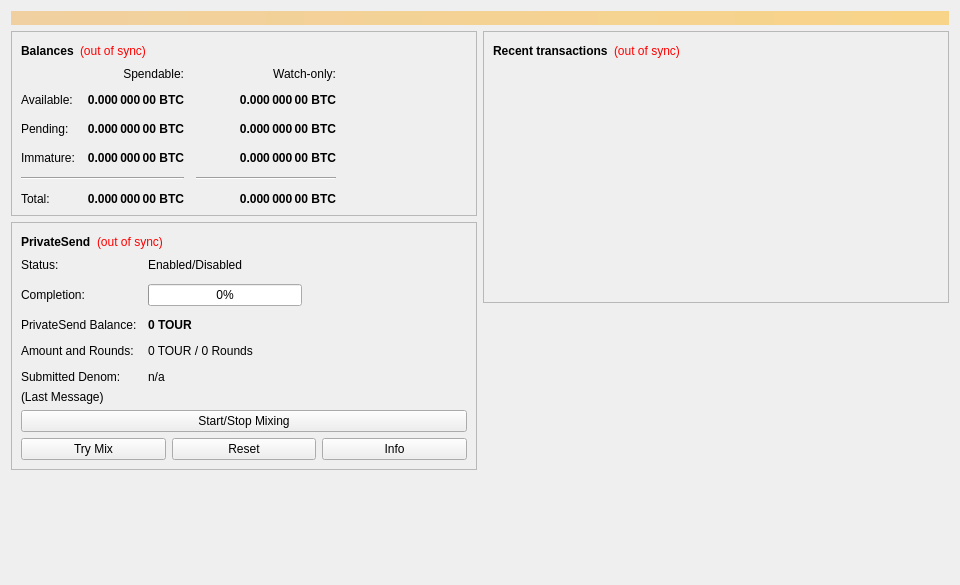
<?xml version="1.0" encoding="UTF-8"?>
<ui version="4.0">
 <class>OverviewPage</class>
 <widget class="QWidget" name="OverviewPage">
  <property name="geometry">
   <rect>
    <x>0</x>
    <y>0</y>
    <width>960</width>
    <height>585</height>
   </rect>
  </property>
  <property name="minimumSize">
   <size>
    <width>960</width>
    <height>0</height>
   </size>
  </property>
  <property name="windowTitle">
   <string>Form</string>
  </property>
  <layout class="QVBoxLayout" name="topLayout">
   <item>
    <widget class="QLabel" name="labelAlerts">
     <property name="visible">
      <bool>false</bool>
     </property>
     <property name="styleSheet">
      <string notr="true">QLabel { background-color: qlineargradient(x1: 0, y1: 0, x2: 1, y2: 0, stop:0 #F0D0A0, stop:1 #F8D488); color:#000000; }</string>
     </property>
     <property name="wordWrap">
      <bool>true</bool>
     </property>
     <property name="margin">
      <number>3</number>
     </property>
     <property name="textInteractionFlags">
      <set>Qt::TextSelectableByMouse</set>
     </property>
    </widget>
   </item>
   <item>
    <layout class="QHBoxLayout" name="horizontalLayout" stretch="1,1">
     <item>
      <layout class="QVBoxLayout" name="verticalLayout_2">
       <item>
        <widget class="QFrame" name="frame">
         <property name="frameShape">
          <enum>QFrame::StyledPanel</enum>
         </property>
         <property name="frameShadow">
          <enum>QFrame::Raised</enum>
         </property>
         <layout class="QVBoxLayout" name="verticalLayout_4">
          <item>
           <layout class="QHBoxLayout" name="horizontalLayout_4">
            <item>
             <widget class="QLabel" name="label_5">
              <property name="font">
               <font>
                <weight>75</weight>
                <bold>true</bold>
               </font>
              </property>
              <property name="text">
               <string>Balances</string>
              </property>
             </widget>
            </item>
            <item>
             <widget class="QLabel" name="labelWalletStatus">
              <property name="toolTip">
               <string>The displayed information may be out of date. Your wallet automatically synchronizes with the TOUR network after a connection is established, but this process has not completed yet.</string>
              </property>
              <property name="styleSheet">
               <string notr="true">QLabel { color: red; }</string>
              </property>
              <property name="text">
               <string notr="true">(out of sync)</string>
              </property>
              <property name="alignment">
               <set>Qt::AlignLeading|Qt::AlignLeft|Qt::AlignVCenter</set>
              </property>
             </widget>
            </item>
            <item>
             <spacer name="horizontalSpacer_3">
              <property name="orientation">
               <enum>Qt::Horizontal</enum>
              </property>
              <property name="sizeHint" stdset="0">
               <size>
                <width>40</width>
                <height>20</height>
               </size>
              </property>
             </spacer>
            </item>
           </layout>
          </item>
          <item>
           <layout class="QGridLayout" name="gridLayout">
            <property name="spacing">
             <number>12</number>
            </property>
            <item row="2" column="2">
             <widget class="QLabel" name="labelWatchPending">
              <property name="font">
               <font>
                <weight>75</weight>
                <bold>true</bold>
               </font>
              </property>
              <property name="cursor">
               <cursorShape>IBeamCursor</cursorShape>
              </property>
              <property name="toolTip">
               <string>Unconfirmed transactions to watch-only addresses</string>
              </property>
              <property name="text">
               <string notr="true">0.000 000 00 BTC</string>
              </property>
              <property name="alignment">
               <set>Qt::AlignRight|Qt::AlignTrailing|Qt::AlignVCenter</set>
              </property>
              <property name="textInteractionFlags">
               <set>Qt::LinksAccessibleByMouse|Qt::TextSelectableByKeyboard|Qt::TextSelectableByMouse</set>
              </property>
             </widget>
            </item>
            <item row="2" column="1">
             <widget class="QLabel" name="labelUnconfirmed">
              <property name="font">
               <font>
                <weight>75</weight>
                <bold>true</bold>
               </font>
              </property>
              <property name="cursor">
               <cursorShape>IBeamCursor</cursorShape>
              </property>
              <property name="toolTip">
               <string>Total of transactions that have yet to be confirmed, and do not yet count toward the spendable balance</string>
              </property>
              <property name="text">
               <string notr="true">0.000 000 00 BTC</string>
              </property>
              <property name="alignment">
               <set>Qt::AlignRight|Qt::AlignTrailing|Qt::AlignVCenter</set>
              </property>
              <property name="textInteractionFlags">
               <set>Qt::LinksAccessibleByMouse|Qt::TextSelectableByKeyboard|Qt::TextSelectableByMouse</set>
              </property>
             </widget>
            </item>
            <item row="3" column="2">
             <widget class="QLabel" name="labelWatchImmature">
              <property name="font">
               <font>
                <weight>75</weight>
                <bold>true</bold>
               </font>
              </property>
              <property name="cursor">
               <cursorShape>IBeamCursor</cursorShape>
              </property>
              <property name="toolTip">
               <string>Mined balance in watch-only addresses that has not yet matured</string>
              </property>
              <property name="text">
               <string notr="true">0.000 000 00 BTC</string>
              </property>
              <property name="alignment">
               <set>Qt::AlignRight|Qt::AlignTrailing|Qt::AlignVCenter</set>
              </property>
              <property name="textInteractionFlags">
               <set>Qt::LinksAccessibleByMouse|Qt::TextSelectableByKeyboard|Qt::TextSelectableByMouse</set>
              </property>
             </widget>
            </item>
            <item row="4" column="0" colspan="2">
             <widget class="Line" name="lineSpendableBalance">
              <property name="orientation">
               <enum>Qt::Horizontal</enum>
              </property>
             </widget>
            </item>
            <item row="4" column="2">
             <widget class="Line" name="lineWatchBalance">
              <property name="sizePolicy">
               <sizepolicy hsizetype="Preferred" vsizetype="Fixed">
                <horstretch>0</horstretch>
                <verstretch>0</verstretch>
               </sizepolicy>
              </property>
              <property name="minimumSize">
               <size>
                <width>140</width>
                <height>0</height>
               </size>
              </property>
              <property name="orientation">
               <enum>Qt::Horizontal</enum>
              </property>
             </widget>
            </item>
            <item row="5" column="0">
             <widget class="QLabel" name="labelTotalText">
              <property name="text">
               <string>Total:</string>
              </property>
             </widget>
            </item>
            <item row="3" column="1">
             <widget class="QLabel" name="labelImmature">
              <property name="font">
               <font>
                <weight>75</weight>
                <bold>true</bold>
               </font>
              </property>
              <property name="cursor">
               <cursorShape>IBeamCursor</cursorShape>
              </property>
              <property name="toolTip">
               <string>Mined balance that has not yet matured</string>
              </property>
              <property name="text">
               <string notr="true">0.000 000 00 BTC</string>
              </property>
              <property name="alignment">
               <set>Qt::AlignRight|Qt::AlignTrailing|Qt::AlignVCenter</set>
              </property>
              <property name="textInteractionFlags">
               <set>Qt::LinksAccessibleByMouse|Qt::TextSelectableByKeyboard|Qt::TextSelectableByMouse</set>
              </property>
             </widget>
            </item>
            <item row="2" column="3">
             <spacer name="horizontalSpacer_2">
              <property name="orientation">
               <enum>Qt::Horizontal</enum>
              </property>
              <property name="sizeHint" stdset="0">
               <size>
                <width>40</width>
                <height>20</height>
               </size>
              </property>
             </spacer>
            </item>
            <item row="3" column="0">
             <widget class="QLabel" name="labelImmatureText">
              <property name="text">
               <string>Immature:</string>
              </property>
             </widget>
            </item>
            <item row="5" column="1">
             <widget class="QLabel" name="labelTotal">
              <property name="font">
               <font>
                <weight>75</weight>
                <bold>true</bold>
               </font>
              </property>
              <property name="cursor">
               <cursorShape>IBeamCursor</cursorShape>
              </property>
              <property name="toolTip">
               <string>Your current total balance</string>
              </property>
              <property name="text">
               <string notr="true">0.000 000 00 BTC</string>
              </property>
              <property name="alignment">
               <set>Qt::AlignRight|Qt::AlignTrailing|Qt::AlignVCenter</set>
              </property>
              <property name="textInteractionFlags">
               <set>Qt::LinksAccessibleByMouse|Qt::TextSelectableByKeyboard|Qt::TextSelectableByMouse</set>
              </property>
             </widget>
            </item>
            <item row="5" column="2">
             <widget class="QLabel" name="labelWatchTotal">
              <property name="font">
               <font>
                <weight>75</weight>
                <bold>true</bold>
               </font>
              </property>
              <property name="cursor">
               <cursorShape>IBeamCursor</cursorShape>
              </property>
              <property name="toolTip">
               <string>Current total balance in watch-only addresses</string>
              </property>
              <property name="text">
               <string notr="true">0.000 000 00 BTC</string>
              </property>
              <property name="alignment">
               <set>Qt::AlignRight|Qt::AlignTrailing|Qt::AlignVCenter</set>
              </property>
              <property name="textInteractionFlags">
               <set>Qt::LinksAccessibleByMouse|Qt::TextSelectableByKeyboard|Qt::TextSelectableByMouse</set>
              </property>
             </widget>
            </item>
            <item row="0" column="2">
             <widget class="QLabel" name="labelWatchonly">
              <property name="text">
               <string>Watch-only:</string>
              </property>
              <property name="alignment">
               <set>Qt::AlignRight|Qt::AlignTrailing|Qt::AlignVCenter</set>
              </property>
             </widget>
            </item>
            <item row="1" column="0">
             <widget class="QLabel" name="labelBalanceText">
              <property name="text">
               <string>Available:</string>
              </property>
             </widget>
            </item>
            <item row="1" column="1">
             <widget class="QLabel" name="labelBalance">
              <property name="font">
               <font>
                <weight>75</weight>
                <bold>true</bold>
               </font>
              </property>
              <property name="cursor">
               <cursorShape>IBeamCursor</cursorShape>
              </property>
              <property name="toolTip">
               <string>Your current spendable balance</string>
              </property>
              <property name="text">
               <string notr="true">0.000 000 00 BTC</string>
              </property>
              <property name="alignment">
               <set>Qt::AlignRight|Qt::AlignTrailing|Qt::AlignVCenter</set>
              </property>
              <property name="textInteractionFlags">
               <set>Qt::LinksAccessibleByMouse|Qt::TextSelectableByKeyboard|Qt::TextSelectableByMouse</set>
              </property>
             </widget>
            </item>
            <item row="1" column="2">
             <widget class="QLabel" name="labelWatchAvailable">
              <property name="font">
               <font>
                <weight>75</weight>
                <bold>true</bold>
               </font>
              </property>
              <property name="cursor">
               <cursorShape>IBeamCursor</cursorShape>
              </property>
              <property name="toolTip">
               <string>Your current balance in watch-only addresses</string>
              </property>
              <property name="text">
               <string notr="true">0.000 000 00 BTC</string>
              </property>
              <property name="alignment">
               <set>Qt::AlignRight|Qt::AlignTrailing|Qt::AlignVCenter</set>
              </property>
              <property name="textInteractionFlags">
               <set>Qt::LinksAccessibleByMouse|Qt::TextSelectableByKeyboard|Qt::TextSelectableByMouse</set>
              </property>
             </widget>
            </item>
            <item row="2" column="0">
             <widget class="QLabel" name="labelPendingText">
              <property name="text">
               <string>Pending:</string>
              </property>
             </widget>
            </item>
            <item row="0" column="1">
             <widget class="QLabel" name="labelSpendable">
              <property name="text">
               <string>Spendable:</string>
              </property>
              <property name="alignment">
               <set>Qt::AlignRight|Qt::AlignTrailing|Qt::AlignVCenter</set>
              </property>
             </widget>
            </item>
           </layout>
          </item>
         </layout>
        </widget>
       </item>
       <item>
        <widget class="QFrame" name="framePrivateSend">
         <property name="layoutDirection">
          <enum>Qt::LeftToRight</enum>
         </property>
         <property name="frameShape">
          <enum>QFrame::StyledPanel</enum>
         </property>
         <property name="frameShadow">
          <enum>QFrame::Raised</enum>
         </property>
         <layout class="QVBoxLayout" name="VerticalLayout_PS1">
          <item>
           <layout class="QHBoxLayout" name="horizontalLayout_5">
            <item>
             <widget class="QLabel" name="labelPrivateSendHeader">
              <property name="font">
               <font>
                <weight>75</weight>
                <bold>true</bold>
               </font>
              </property>
              <property name="text">
               <string>PrivateSend</string>
              </property>
             </widget>
            </item>
            <item>
             <widget class="QLabel" name="labelPrivateSendSyncStatus">
              <property name="toolTip">
               <string>The displayed information may be out of date. Your wallet automatically synchronizes with the TOUR network after a connection is established, but this process has not completed yet.</string>
              </property>
              <property name="styleSheet">
               <string notr="true">QLabel { color: red; }</string>
              </property>
              <property name="text">
               <string notr="true">(out of sync)</string>
              </property>
              <property name="alignment">
               <set>Qt::AlignLeading|Qt::AlignLeft|Qt::AlignVCenter</set>
              </property>
             </widget>
            </item>
            <item>
             <spacer name="horizontalSpacer_4">
              <property name="orientation">
               <enum>Qt::Horizontal</enum>
              </property>
              <property name="sizeHint" stdset="0">
               <size>
                <width>40</width>
                <height>20</height>
               </size>
              </property>
             </spacer>
            </item>
           </layout>
          </item>
          <item>
           <layout class="QFormLayout" name="privateSendFormLayout">
            <property name="fieldGrowthPolicy">
             <enum>QFormLayout::AllNonFixedFieldsGrow</enum>
            </property>
            <property name="horizontalSpacing">
             <number>11</number>
            </property>
            <property name="verticalSpacing">
             <number>12</number>
            </property>
            <item row="0" column="0">
             <widget class="QLabel" name="labelPrivateSendEnabledText">
              <property name="text">
               <string>Status:</string>
              </property>
             </widget>
            </item>
            <item row="0" column="1">
             <widget class="QLabel" name="labelPrivateSendEnabled">
              <property name="text">
               <string>Enabled/Disabled</string>
              </property>
             </widget>
            </item>
            <item row="1" column="0">
             <widget class="QLabel" name="labelCompletitionText">
              <property name="text">
               <string>Completion:</string>
              </property>
             </widget>
            </item>
            <item row="1" column="1">
             <widget class="QProgressBar" name="privateSendProgress">
              <property name="maximumSize">
               <size>
                <width>154</width>
                <height>16777215</height>
               </size>
              </property>
              <property name="value">
               <number>0</number>
              </property>
             </widget>
            </item>
            <item row="2" column="0">
             <widget class="QLabel" name="labelAnonymizedText">
              <property name="text">
               <string>PrivateSend Balance:</string>
              </property>
             </widget>
            </item>
            <item row="2" column="1">
             <widget class="QLabel" name="labelAnonymized">
              <property name="font">
               <font>
                <weight>75</weight>
                <bold>true</bold>
               </font>
              </property>
              <property name="text">
               <string notr="true">0 TOUR</string>
              </property>
             </widget>
            </item>
            <item row="3" column="0">
             <widget class="QLabel" name="labelAmountAndRoundsText">
              <property name="text">
               <string>Amount and Rounds:</string>
              </property>
             </widget>
            </item>
            <item row="3" column="1">
             <widget class="QLabel" name="labelAmountRounds">
              <property name="text">
               <string>0 TOUR / 0 Rounds</string>
              </property>
             </widget>
            </item>
            <item row="4" column="0">
             <widget class="QLabel" name="labelSubmittedDenomText">
              <property name="text">
               <string>Submitted Denom:</string>
              </property>
             </widget>
            </item>
            <item row="4" column="1">
             <widget class="QLabel" name="labelSubmittedDenom">
              <property name="toolTip">
               <string>The denominations you submitted to the Masternode.&lt;br&gt;To mix, other users must submit the exact same denominations.</string>
              </property>
              <property name="text">
               <string>n/a</string>
              </property>
             </widget>
            </item>
           </layout>
          </item>
          <item>
           <layout class="QVBoxLayout" name="VerticalLayout_PS">
            <item>
             <widget class="QLabel" name="labelPrivateSendLastMessage">
              <property name="text">
               <string>(Last Message)</string>
              </property>
              <property name="alignment">
               <set>Qt::AlignLeading|Qt::AlignLeft|Qt::AlignTop</set>
              </property>
              <property name="wordWrap">
               <bool>true</bool>
              </property>
             </widget>
            </item>
            <item>
             <widget class="QPushButton" name="togglePrivateSend">
              <property name="sizePolicy">
               <sizepolicy hsizetype="MinimumExpanding" vsizetype="Fixed">
                <horstretch>0</horstretch>
                <verstretch>0</verstretch>
               </sizepolicy>
              </property>
              <property name="text">
               <string>Start/Stop Mixing</string>
              </property>
             </widget>
            </item>
            <item>
             <layout class="QHBoxLayout" name="horizontalLayout_debugbuttons">
              <item>
               <widget class="QPushButton" name="privateSendAuto">
                <property name="sizePolicy">
                 <sizepolicy hsizetype="MinimumExpanding" vsizetype="Fixed">
                  <horstretch>0</horstretch>
                  <verstretch>0</verstretch>
                 </sizepolicy>
                </property>
                <property name="toolTip">
                 <string>Try to manually submit a PrivateSend request.</string>
                </property>
                <property name="text">
                 <string>Try Mix</string>
                </property>
               </widget>
              </item>
              <item>
               <widget class="QPushButton" name="privateSendReset">
                <property name="sizePolicy">
                 <sizepolicy hsizetype="MinimumExpanding" vsizetype="Fixed">
                  <horstretch>0</horstretch>
                  <verstretch>0</verstretch>
                 </sizepolicy>
                </property>
                <property name="toolTip">
                 <string>Reset the current status of PrivateSend (can interrupt PrivateSend if it's in the process of Mixing, which can cost you money!)</string>
                </property>
                <property name="autoFillBackground">
                 <bool>false</bool>
                </property>
                <property name="text">
                 <string>Reset</string>
                </property>
               </widget>
              </item>
              <item>
               <widget class="QPushButton" name="privateSendInfo">
                <property name="sizePolicy">
                 <sizepolicy hsizetype="MinimumExpanding" vsizetype="Fixed">
                  <horstretch>0</horstretch>
                  <verstretch>0</verstretch>
                 </sizepolicy>
                </property>
                <property name="toolTip">
                 <string>Information about PrivateSend and Mixing</string>
                </property>
                <property name="text">
                 <string>Info</string>
                </property>
               </widget>
              </item>
             </layout>
            </item>
           </layout>
          </item>
         </layout>
        </widget>
       </item>
       <item>
        <spacer name="verticalSpacer">
         <property name="orientation">
          <enum>Qt::Vertical</enum>
         </property>
         <property name="sizeHint" stdset="0">
          <size>
           <width>20</width>
           <height>40</height>
          </size>
         </property>
        </spacer>
       </item>
      </layout>
     </item>
     <item>
      <layout class="QVBoxLayout" name="verticalLayout_3">
       <item>
        <widget class="QFrame" name="frame_2">
         <property name="frameShape">
          <enum>QFrame::StyledPanel</enum>
         </property>
         <property name="frameShadow">
          <enum>QFrame::Raised</enum>
         </property>
         <layout class="QVBoxLayout" name="verticalLayout">
          <item>
           <layout class="QHBoxLayout" name="horizontalLayout_2">
            <item>
             <widget class="QLabel" name="label_4">
              <property name="font">
               <font>
                <weight>75</weight>
                <bold>true</bold>
               </font>
              </property>
              <property name="text">
               <string>Recent transactions</string>
              </property>
             </widget>
            </item>
            <item>
             <widget class="QLabel" name="labelTransactionsStatus">
              <property name="toolTip">
               <string>The displayed information may be out of date. Your wallet automatically synchronizes with the TOUR network after a connection is established, but this process has not completed yet.</string>
              </property>
              <property name="styleSheet">
               <string notr="true">QLabel { color: red; }</string>
              </property>
              <property name="text">
               <string notr="true">(out of sync)</string>
              </property>
              <property name="alignment">
               <set>Qt::AlignLeading|Qt::AlignLeft|Qt::AlignVCenter</set>
              </property>
             </widget>
            </item>
            <item>
             <spacer name="horizontalSpacer">
              <property name="orientation">
               <enum>Qt::Horizontal</enum>
              </property>
              <property name="sizeHint" stdset="0">
               <size>
                <width>40</width>
                <height>20</height>
               </size>
              </property>
             </spacer>
            </item>
           </layout>
          </item>
          <item>
           <widget class="QListView" name="listTransactions">
            <property name="styleSheet">
             <string notr="true">QListView { background: transparent; }</string>
            </property>
            <property name="frameShape">
             <enum>QFrame::NoFrame</enum>
            </property>
            <property name="verticalScrollBarPolicy">
             <enum>Qt::ScrollBarAlwaysOff</enum>
            </property>
            <property name="horizontalScrollBarPolicy">
             <enum>Qt::ScrollBarAlwaysOff</enum>
            </property>
            <property name="selectionMode">
             <enum>QAbstractItemView::NoSelection</enum>
            </property>
           </widget>
          </item>
         </layout>
        </widget>
       </item>
       <item>
        <spacer name="verticalSpacer_2">
         <property name="orientation">
          <enum>Qt::Vertical</enum>
         </property>
         <property name="sizeHint" stdset="0">
          <size>
           <width>20</width>
           <height>40</height>
          </size>
         </property>
        </spacer>
       </item>
      </layout>
     </item>
    </layout>
   </item>
  </layout>
 </widget>
 <resources/>
 <connections/>
</ui>
